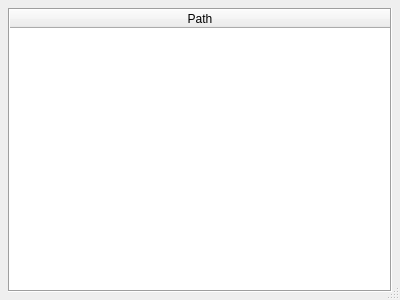
<?xml version="1.0" encoding="UTF-8"?>
<ui version="4.0">
 <class>DictionaryManager</class>
 <widget class="QDialog" name="DictionaryManager">
  <property name="geometry">
   <rect>
    <x>0</x>
    <y>0</y>
    <width>400</width>
    <height>300</height>
   </rect>
  </property>
  <property name="windowTitle">
   <string>Plover: Dictionary Manager</string>
  </property>
  <property name="sizeGripEnabled">
   <bool>true</bool>
  </property>
  <layout class="QVBoxLayout" name="verticalLayout">
   <item>
    <widget class="QTableWidget" name="table">
     <property name="frameShape">
      <enum>QFrame::Box</enum>
     </property>
     <property name="showDropIndicator" stdset="0">
      <bool>true</bool>
     </property>
     <property name="dragEnabled">
      <bool>true</bool>
     </property>
     <property name="dragDropOverwriteMode">
      <bool>false</bool>
     </property>
     <property name="dragDropMode">
      <enum>QAbstractItemView::DragDrop</enum>
     </property>
     <property name="defaultDropAction">
      <enum>Qt::IgnoreAction</enum>
     </property>
     <property name="alternatingRowColors">
      <bool>true</bool>
     </property>
     <property name="selectionBehavior">
      <enum>QAbstractItemView::SelectRows</enum>
     </property>
     <property name="textElideMode">
      <enum>Qt::ElideMiddle</enum>
     </property>
     <attribute name="horizontalHeaderStretchLastSection">
      <bool>true</bool>
     </attribute>
     <column>
      <property name="text">
       <string>Path</string>
      </property>
     </column>
    </widget>
   </item>
  </layout>
  <action name="action_EditDictionaries">
   <property name="icon">
    <iconset resource="resources/resources.qrc">
     <normaloff>:/edit.png</normaloff>:/edit.png</iconset>
   </property>
   <property name="text">
    <string>&amp;Edit dictionaries</string>
   </property>
   <property name="toolTip">
    <string>Edit selected dictionaries</string>
   </property>
   <property name="shortcut">
    <string>Ctrl+E</string>
   </property>
  </action>
  <action name="action_RemoveDictionaries">
   <property name="icon">
    <iconset resource="resources/resources.qrc">
     <normaloff>:/delete.png</normaloff>:/delete.png</iconset>
   </property>
   <property name="text">
    <string>&amp;Remove dictionaries</string>
   </property>
   <property name="toolTip">
    <string>Remove selected dictionaries</string>
   </property>
   <property name="shortcut">
    <string>Del</string>
   </property>
  </action>
  <action name="action_Undo">
   <property name="icon">
    <iconset resource="resources/resources.qrc">
     <normaloff>:/undo.png</normaloff>:/undo.png</iconset>
   </property>
   <property name="text">
    <string>&amp;Undo</string>
   </property>
   <property name="toolTip">
    <string>Undo last add/delete/reorder dictionaries operation</string>
   </property>
   <property name="shortcut">
    <string>Ctrl+Z</string>
   </property>
  </action>
  <action name="action_AddDictionaries">
   <property name="icon">
    <iconset resource="resources/resources.qrc">
     <normaloff>:/add.png</normaloff>:/add.png</iconset>
   </property>
   <property name="text">
    <string>&amp;Add dictionaries</string>
   </property>
   <property name="toolTip">
    <string>Add dictionaries</string>
   </property>
   <property name="shortcut">
    <string>Ctrl+O</string>
   </property>
  </action>
 </widget>
 <layoutdefault spacing="5" margin="8"/>
 <resources>
  <include location="resources/resources.qrc"/>
 </resources>
 <connections>
  <connection>
   <sender>table</sender>
   <signal>itemSelectionChanged()</signal>
   <receiver>DictionaryManager</receiver>
   <slot>on_selection_changed()</slot>
   <hints>
    <hint type="sourcelabel">
     <x>199</x>
     <y>149</y>
    </hint>
    <hint type="destinationlabel">
     <x>199</x>
     <y>149</y>
    </hint>
   </hints>
  </connection>
  <connection>
   <sender>action_RemoveDictionaries</sender>
   <signal>triggered()</signal>
   <receiver>DictionaryManager</receiver>
   <slot>on_remove_dictionaries()</slot>
   <hints>
    <hint type="sourcelabel">
     <x>-1</x>
     <y>-1</y>
    </hint>
    <hint type="destinationlabel">
     <x>199</x>
     <y>149</y>
    </hint>
   </hints>
  </connection>
  <connection>
   <sender>action_Undo</sender>
   <signal>triggered()</signal>
   <receiver>DictionaryManager</receiver>
   <slot>on_undo()</slot>
   <hints>
    <hint type="sourcelabel">
     <x>-1</x>
     <y>-1</y>
    </hint>
    <hint type="destinationlabel">
     <x>199</x>
     <y>149</y>
    </hint>
   </hints>
  </connection>
  <connection>
   <sender>action_EditDictionaries</sender>
   <signal>triggered()</signal>
   <receiver>DictionaryManager</receiver>
   <slot>on_edit_dictionaries()</slot>
   <hints>
    <hint type="sourcelabel">
     <x>-1</x>
     <y>-1</y>
    </hint>
    <hint type="destinationlabel">
     <x>199</x>
     <y>149</y>
    </hint>
   </hints>
  </connection>
  <connection>
   <sender>action_AddDictionaries</sender>
   <signal>triggered()</signal>
   <receiver>DictionaryManager</receiver>
   <slot>on_add_dictionaries()</slot>
   <hints>
    <hint type="sourcelabel">
     <x>-1</x>
     <y>-1</y>
    </hint>
    <hint type="destinationlabel">
     <x>199</x>
     <y>149</y>
    </hint>
   </hints>
  </connection>
  <connection>
   <sender>table</sender>
   <signal>itemDoubleClicked(QTableWidgetItem*)</signal>
   <receiver>DictionaryManager</receiver>
   <slot>on_edit_dictionary(QTableWidgetItem*)</slot>
   <hints>
    <hint type="sourcelabel">
     <x>199</x>
     <y>149</y>
    </hint>
    <hint type="destinationlabel">
     <x>199</x>
     <y>149</y>
    </hint>
   </hints>
  </connection>
 </connections>
 <slots>
  <slot>on_selection_changed()</slot>
  <slot>on_remove_dictionaries()</slot>
  <slot>on_undo()</slot>
  <slot>on_edit_dictionaries()</slot>
  <slot>on_add_dictionaries()</slot>
  <slot>on_add_translation()</slot>
  <slot>on_edit_dictionary(QTableWidgetItem*)</slot>
 </slots>
</ui>
